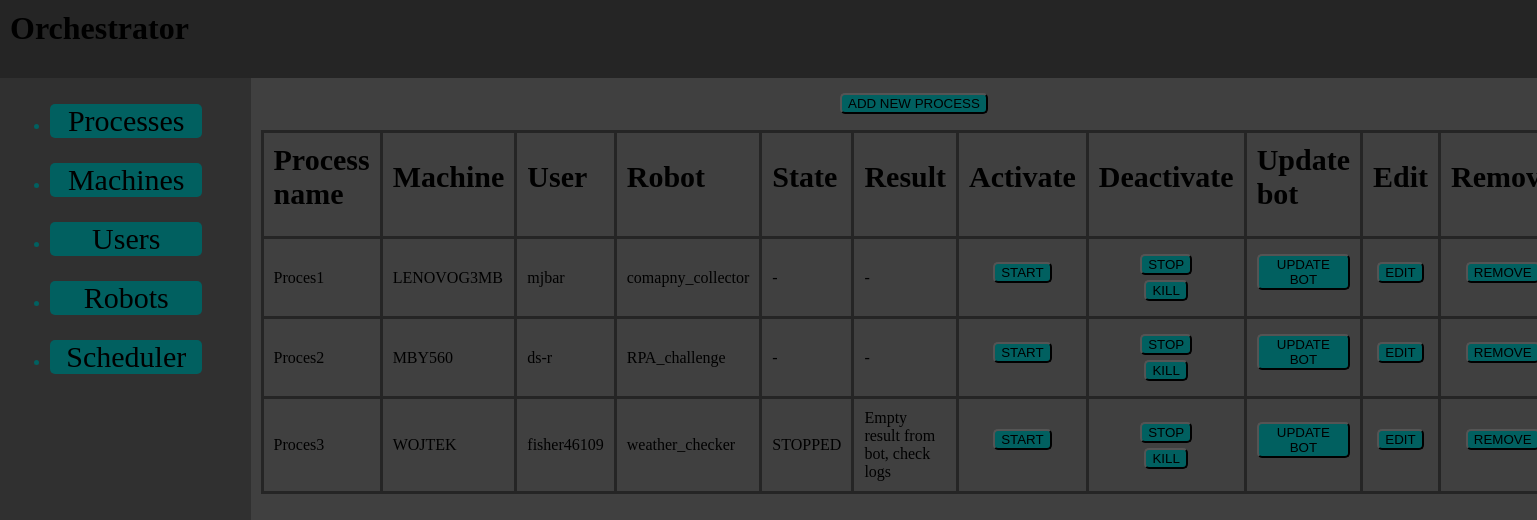
Before: / with the older database file.
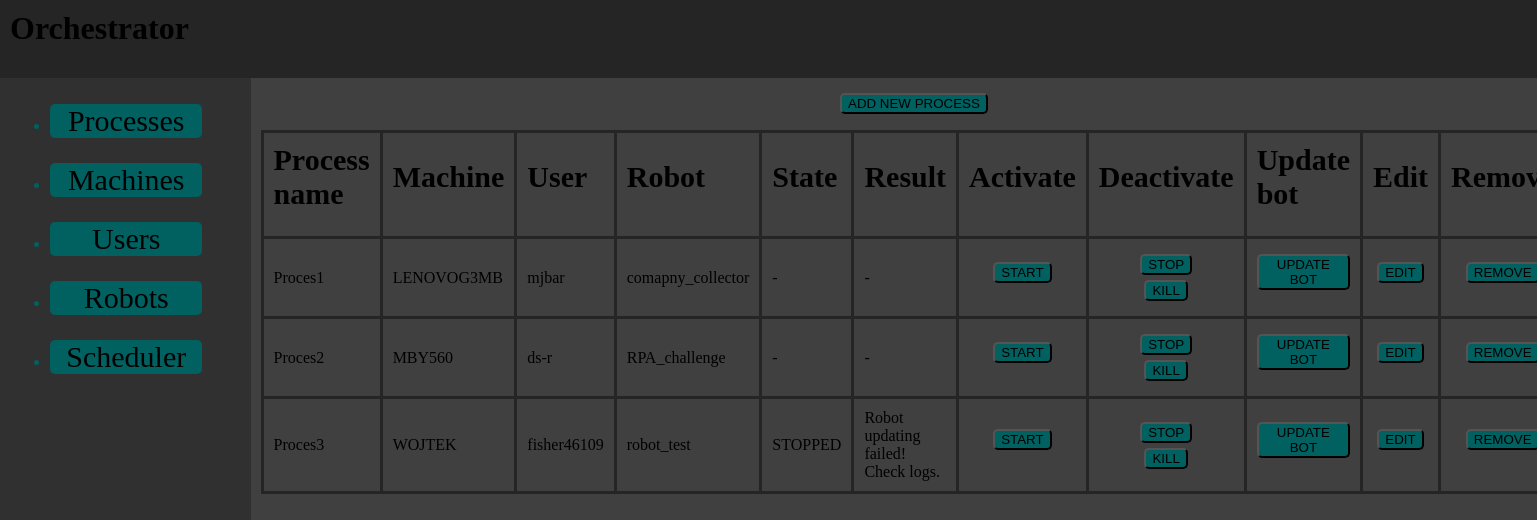
After: the same page with the newer database file.
### orchestrator_app/models.py (models this page shows, shortened)
class Process(models.Model):
    process_name = models.CharField(max_length=100, unique=True)
    machine = models.ForeignKey(Machine, on_delete=models.CASCADE)
    user = models.ForeignKey(User, on_delete=models.CASCADE)
    robot = models.ForeignKey(Robot, on_delete=models.CASCADE)
    state = models.CharField(max_length=100, blank=True, default="-")
    result = models.CharField(max_length=100, blank=True, default="-")
    ssk_flag = models.CharField(max_length=100, blank=True, default="-")
    robot_update_flag = models.CharField(max_length=100, blank=True, default="-")
    class Meta:
        unique_together = [['machine', 'user']]

class Machine(models.Model):
    machine_name = models.CharField(max_length=100, unique=True)
    def __str__(self):
        return self.machine_name

class User(models.Model):
    user_name = models.CharField(max_length=100, unique=True)
    def __str__(self):
        return self.user_name

class Robot(models.Model):
    robot_name = models.CharField(max_length=100, unique=True)
    zip_file = models.FileField(upload_to='zip_files', null=True, blank=True)
    def __str__(self):
        return self.robot_name

### orchestrator_app/views.py (the view)
# urls.py: path('', views.home_view, name='home-view'),
def home_view(request):
    processes = Process.objects.all()
    return render(request, 'orchestrator_app/processes_table.html', {'processes': processes})

### orchestrator_app/templates/orchestrator_app/processes_table.html (shortened to what this page needs)
{% extends 'orchestrator_app/base.html' %}
{% block content%}
<div class="processes-table">
    <form action="{% url 'new-process' %}" method="post">
        <button type="submit" class="btn btn-primary">ADD NEW PROCESS</button>
    </form>
    <table>
        <thead>
            <tr>
                <th>Process name</th>
                <th>Machine</th>
                <th>User</th>
                <th>Robot</th>
                <th>State</th>
                <th>Result</th>
                <th>Activate</th>
                <th>Deactivate</th>
                <th>Update bot</th>
                <th>Edit</th>
                <th>Remove</th>
            </tr>
        <tbody>
            {% for process in processes %}
            <tr>
                <td>{{ process.process_name }}</td>
                <td>{{ process.machine }}</td>
                <td>{{ process.user }}</td>
                <td>{{ process.robot }}</td>
                <td>{{ process.state }}</td>
                <td>{{ process.result }}</td>
                <td>
                    <form action="{% url 'start-process' process.id %}" method="post">
                        <button type="submit" class="btn btn-primary">START</button>
                    </form>
                </td>
                <td>
                    <form action="{% url 'stop-process' process.id %}" method="post" style="display: inline;">
                        <button type="submit" class="btn btn-primary">STOP</button>
                    </form>
                    <form action="{% url 'kill-process' process.id %}" method="post" style="display: inline;">
                        <button type="submit" class="btn btn-primary">KILL</button>
                    </form>
                </td>
                <td>
                    <form action="{% url 'update-process-bot' process.id %}" method="post">
                        <button type="submit" class="btn btn-primary">UPDATE BOT</button>
                    </form>
                </td>
                <td>
                    <form action="{% url 'edit-process' process.id %}" method="get">
                        <button type="submit" class="btn btn-primary">EDIT</button>
                    </form>
                </td>
                 <td>
                    <form action="{% url 'remove-process' process.id %}" method="post">
                        <button type="submit" class="btn btn-primary">REMOVE</button>
                    </form>
                </td>
            </tr>
            {% endfor %}
        </tbody>
    </table>
</div>
{% endblock %}

### orchestrator_app/templates/orchestrator_app/base.html (shortened to what this page needs)
{% load static%}
<html lang="en">
<head>
    <link rel="stylesheet" href="{% static 'css/styles.css' %}">
</head>
<body>
     <h1>Orchestrator</h1>
    <div class="container">
        <div class="left-menu">
            <ul class="menu-list">
                <li><a href="{% url 'home-view' %}" class="button-link">Processes</a></li>
                <li><a href="{% url 'machines-view' %}" class="button-link">Machines</a></li>
                <li><a href="{% url 'users-view' %}" class="button-link">Users</a></li>
                <li><a href="{% url 'robots-view' %}" class="button-link">Robots</a></li>
                <li><a href="{% url 'scheduler-view' %}" class="button-link">Scheduler</a></li>
            </ul>
        </div>
        <div class="main-view">
            {% block content %}
            {% endblock %}
        </div>
    </div>
</body>
</html>

### orchestrator_app/static/orchestrator_app/css/styles.css (style rules this page uses)
html, body { background-color: #252525; height: 100%; margin: 0; padding: 0; }
h1 { padding: 10px; }
.container { display: flex; min-height: 100vh; }
.left-menu { flex: 0 0 15%; background-color: #303030; padding: 10px; }
.main-view { flex: 1; background-color: #404040; padding: 10px; }
.button-link { font-size: 30px; }
.menu-list li { padding-bottom: 15px; }
.processes-table th { padding-bottom: 25px; font-size: 30px; }
table { width: 100%; border-collapse: collapse; }
th, td { border: 3px solid #252525; padding: 10px; text-align: left; }
.btn { display: block; margin: 5 auto; border-radius: 5px; background-color: #016060; border: 1; }
.menu-list { color: #016060; }
.button-link { text-align: center; display: block; width: 80%; background-color: #016060; border-radius: 5px; margin-bottom: 10px; text-decoration: none; color: #000000; border: none; }

Changed rows visible on the page:
changed Process "Proces3": robot "weather_checker" → "robot_test"; result "Empty result from bot, check logs" → "Robot updating failed! Check logs."
